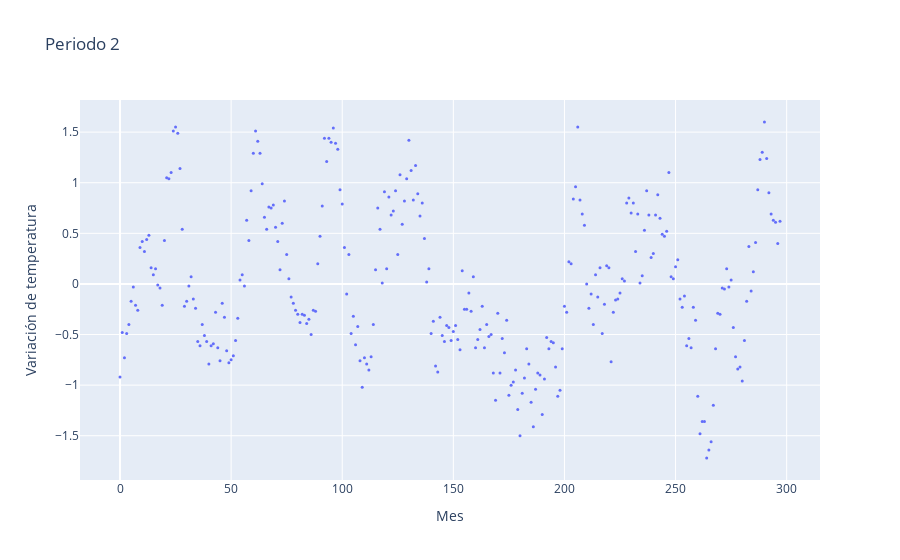

Notebook source saved alongside this figure:
### Markdown cell above
### Periodo 2

### Code cell
# Crea la figura
fig = go.Figure()

# Añade el gráfico de dispersión
fig.add_trace(go.Scatter(
    x=[int(i) for i in range(temperatura_periodo2.shape[0])], 
    y=temperatura_periodo2, 
    mode='markers', 
    marker=dict(size=3),
    name='Variación de temperatura',
))

# Configura el diseño de la figura
fig.update_layout(
    title='Periodo 2',
    xaxis=dict(title='Mes'),
    yaxis=dict(title='Variación de temperatura')
)

# Muestra la figura
fig.show()

### Figure 1 — Plotly figure (JSON) as saved in the notebook; plotly's stock layout.template omitted (floating-point values rounded to 4 significant figures; data arrays with more than 128 entries replaced by an {"elided": "..."} marker saying what was removed)
{"data": [{"marker": {"size": 3}, "mode": "markers", "name": "Variación de temperatura", "type": "scatter", "x": {"elided": "298 int values"}, "y": {"elided": "298 float values"}}], "layout": {"title": {"text": "Periodo 2"}, "xaxis": {"title": {"text": "Mes"}}, "yaxis": {"title": {"text": "Variación de temperatura"}}}}
